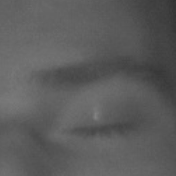
#> input picture dataset/test/eyes_closed/s0005_00578_0_0_0_0_1_01.png, 176 x 176 px; its folder holds only this picture in this run
$ jupyter execute --allow-errors pipeline_full_run.ipynb   (older library calls are emulated)
#> lines starting #> are read from the running program, lines starting #| are printed output that depends on the picture
# 🚗 DrowsyDriver — Pipeline Hoàn Chỉnh (Step 1→10 + Evaluation)

**Chạy toàn bộ từ đầu đến cuối trong VS Code.**

| Step | Tên | Mô tả |
|------|-----|-------|
| 1 | Inventory | Quét dataset, đếm ảnh, phát hiện file hỏng & trùng |
| 2 | Quality Filter | Loại ảnh mờ, quá tối/sáng, thiếu tương phản |
| 3 | ROI Extraction | Kiểm tra vùng mắt/miệng đã crop đúng chưa |
| 4 | Resize | Chuẩn hóa kích thước → 64×64 |
| 5 | EDA | Phân tích thống kê + biểu đồ |
| 6 | Augmentation | Tăng cường dữ liệu train |
| 7 | Split Verify | Kiểm tra không bị data leakage train/val/test |
| 8 | Normalize | Chuẩn hóa pixel /255 — khớp với Android |
| 9 | Integrity Check | Kiểm tra toàn vẹn trước khi train |
| 10 | Manifest | Tạo báo cáo tổng hợp toàn pipeline |
| — | **Evaluation** | Precision / Recall / F1 / Confusion Matrix |

[cell 1]
# ══════════════════════════════════════════════════════════════
# CELL 0 — SETUP: imports, paths, constants
# ══════════════════════════════════════════════════════════════
import asyncio, os, sys, json, random, hashlib, warnings, time
from pathlib import Path
from collections import Counter, defaultdict

if sys.platform == 'win32':
    asyncio.set_event_loop_policy(asyncio.WindowsSelectorEventLoopPolicy())
os.environ.update({'TF_CPP_MIN_LOG_LEVEL':'3','TF_ENABLE_ONEDNN_OPTS':'0'})
warnings.filterwarnings('ignore')

import numpy as np
import cv2
import matplotlib; matplotlib.use('module://matplotlib_inline.backend_inline')
import matplotlib.pyplot as plt
import matplotlib.patches as mpatches
from sklearn.metrics import classification_report, confusion_matrix, precision_recall_fscore_support

# ── Paths ─────────────────────────────────────────────────────
PROJECT_ROOT = Path('.').resolve()
ASSETS       = PROJECT_ROOT / 'app/src/main/assets'
OUTPUTS      = PROJECT_ROOT / 'outputs'
OUTPUTS.mkdir(exist_ok=True)

# ── Dataset config (khớp với Android Constants.kt) ────────────
DATASETS = {
    'cnn_eye': {
        'root':            PROJECT_ROOT / 'dataset',
        'classes':         ['eyes_closed', 'eyes_open'],  # index 0, 1
        'pos_class':       'eyes_closed',
        'already_cropped': True,
        'target_size':     64,
        'train_per_class': 8000,
    },
    'cnn_yawn': {
        'root':            PROJECT_ROOT / 'dataset_yawn',
        'classes':         ['no_yawn', 'yawn'],           # index 0, 1
        'pos_class':       'yawn',
        'already_cropped': True,
        'target_size':     64,
        'train_per_class': 4000,
    },
}

# ── Android constants ─────────────────────────────────────────
CNN_EYE_THRESHOLD  = 0.55   # TfliteDrowsinessClassifier.kt
CNN_YAWN_THRESHOLD = 0.60   # YawnClassifier.kt
EAR_THRESHOLD      = 0.24
MAR_THRESHOLD      = 0.58
INPUT_SIZE         = 64

IMG_EXTS = {'.jpg','.jpeg','.png','.bmp'}

def list_imgs(d): return [p for p in Path(d).iterdir() if p.suffix.lower() in IMG_EXTS] if Path(d).exists() else []
def read_img(p):
    raw = np.fromfile(str(p), dtype=np.uint8)
    return cv2.imdecode(raw, cv2.IMREAD_COLOR)
#> returned value is the input picture: shape (176, 176, 3); min 48, max 130, mean 92.1

PIPELINE_REPORT = {}   # lưu kết quả từng step

print('✅  Setup xong')
print(f'   Project  : {PROJECT_ROOT.name}')
print(f'   datasets : {list(DATASETS.keys())}')
import sklearn, tensorflow as tf
print(f'   sklearn  : {sklearn.__version__}   tensorflow: {tf.__version__}')

---
## 📋 Step 1 — Inventory (Kiểm kê Dataset)
Quét toàn bộ ảnh: đếm số lượng, phát hiện file hỏng, trùng lặp (MD5), phân tích imbalance.

[cell 2]
def md5(p):
    h = hashlib.md5()
    with open(p,'rb') as f:
        for chunk in iter(lambda: f.read(8192), b''): h.update(chunk)
    return h.hexdigest()

print('STEP 1 — INVENTORY'); print('='*54)
step1 = {}

for ds, cfg in DATASETS.items():
    root    = cfg['root']
    classes = cfg['classes']
    by_split, corrupted, hashes = Counter(), [], defaultdict(list)
    by_class = Counter()
    size_buckets = Counter()

    for split in ['train','val','test']:
        for cls in classes:
            d = root/split/cls
            for p in list_imgs(d):
                by_split[split] += 1
                by_class[f'{split}/{cls}'] += 1
                img = read_img(p)
                if img is None: corrupted.append(str(p)); continue
                h,w = img.shape[:2]
                s = min(h,w)
                bucket = '<32' if s<32 else '32-127' if s<128 else '128-639' if s<640 else '≥640'
                size_buckets[bucket] += 1
                hashes[md5(p)].append(str(p))

    total = sum(by_split.values())
    dups  = sum(len(v)-1 for v in hashes.values() if len(v)>1)
    train_counts = {k.split('/')[1]:v for k,v in by_class.items() if k.startswith('train/')}
    imbalance    = max(train_counts.values())/max(min(train_counts.values()),1) if train_counts else 1
    status = 'PASS' if len(corrupted)/max(total,1)<0.05 and dups/max(total,1)<0.10 else 'WARN'

    step1[ds] = dict(total=total, corrupted=len(corrupted), duplicates=dups,
                     by_class=dict(by_class), by_split=dict(by_split),
                     size_buckets=dict(size_buckets), imbalance=round(imbalance,2), status=status)

    print(f'\n  [{ds}]  root={root.name}/')
    print(f'  {"split/class":<22} {"count":>8}')
    print(f'  {"-"*32}')
    for k,v in sorted(by_class.items()): print(f'  {k:<22} {v:>8,}')
    print(f'  {"-"*32}')
    print(f'  {"TOTAL":<22} {total:>8,}')
    print(f'  Corrupted   : {len(corrupted)}  ({len(corrupted)/max(total,1)*100:.2f}%)')
    print(f'  Duplicates  : {dups}  ({dups/max(total,1)*100:.2f}%)')
    print(f'  Imbalance   : {imbalance:.2f}x  (train)')
    print(f'  Size buckets: {dict(size_buckets)}')
    print(f'  Status      : {status}')

PIPELINE_REPORT['step1'] = step1
print('\n✅  Step 1 hoàn thành')

---
## 🔍 Step 2 — Quality Filter (Lọc chất lượng)
Loại ảnh kém chất lượng: **mờ** (Laplacian variance < 50), **quá tối/sáng** (brightness ngoài [20,235]), **thiếu tương phản** (std < 15).

[cell 3]
BLUR_MIN     = 50.0
BRIGHT_MIN   = 20.0
BRIGHT_MAX   = 235.0
CONTRAST_MIN = 15.0
SAMPLE_N     = 300   # số ảnh mỗi class để demo nhanh

def quality_check(img):
    if img is None: return False, ['CANNOT_READ']
    gray = cv2.cvtColor(img, cv2.COLOR_BGR2GRAY) if len(img.shape)==3 else img
    reasons = []
    if cv2.Laplacian(gray, cv2.CV_64F).var() < BLUR_MIN:  reasons.append('BLUR')
    b = np.mean(gray)
#> b = 92.07
    if b < BRIGHT_MIN or b > BRIGHT_MAX:                  reasons.append('BRIGHTNESS')
    if np.std(gray) < CONTRAST_MIN:                       reasons.append('LOW_CONTRAST')
    return len(reasons)==0, reasons

print('STEP 2 — QUALITY FILTER'); print('='*54)
print(f'  Thresholds: blur≥{BLUR_MIN}, brightness∈[{BRIGHT_MIN},{BRIGHT_MAX}], contrast≥{CONTRAST_MIN}')
print(f'  Demo sample: {SAMPLE_N} ảnh / class / split\n')
random.seed(42)
step2 = {}

for ds, cfg in DATASETS.items():
    root, classes = cfg['root'], cfg['classes']
    total = passed = 0
    by_reason = Counter()
    print(f'  [{ds}]')
    for split in ['train','val','test']:
        for cls in classes:
            imgs = list_imgs(root/split/cls)
            sample = random.sample(imgs, min(SAMPLE_N, len(imgs)))
            ok = fail = 0
            for p in sample:
                total += 1
                img = read_img(p)
                passed_q, reasons = quality_check(img)
                if passed_q: passed += 1; ok += 1
                else: fail += 1; [by_reason.update([r]) for r in reasons]
            print(f'    {split}/{cls:<15} pass={ok:>4}  fail={fail:>4}  ({fail/max(ok+fail,1)*100:.1f}% rejected)')

    reject_pct = (total-passed)/max(total,1)*100
    status = 'PASS' if reject_pct < 30 else 'WARN'
    step2[ds] = dict(total=total, passed=passed, reject_pct=round(reject_pct,2),
                     by_reason=dict(by_reason), status=status)
    print(f'    → Pass rate: {passed/max(total,1)*100:.1f}%  |  Top reject: {dict(by_reason.most_common(3))}')
    print(f'    Status: {status}\n')

# Visualize: histogram blur scores
fig, axes = plt.subplots(1,2, figsize=(12,4))
fig.suptitle('Phân bố chất lượng ảnh (Laplacian Variance = độ sắc nét)', fontweight='bold')
for ax, (ds, cfg) in zip(axes, DATASETS.items()):
    scores = []
    for split in ['train','test']:
        for cls in cfg['classes']:
            imgs = list_imgs(cfg['root']/split/cls)
            for p in random.sample(imgs, min(100, len(imgs))):
                img = read_img(p)
                if img is not None:
                    gray = cv2.cvtColor(img, cv2.COLOR_BGR2GRAY)
                    scores.append(cv2.Laplacian(gray, cv2.CV_64F).var())
    ax.hist(scores, bins=40, color='#3498DB', alpha=0.8, edgecolor='white')
    ax.axvline(BLUR_MIN, color='red', lw=2, linestyle='--', label=f'Threshold={BLUR_MIN}')
    ax.set_title(ds, fontweight='bold'); ax.set_xlabel('Laplacian Variance (độ sắc nét)')
    ax.set_ylabel('Số ảnh'); ax.legend()
    below = sum(1 for s in scores if s < BLUR_MIN)
    ax.text(0.98, 0.95, f'Mờ (<{BLUR_MIN}): {below}/{len(scores)} ({below/max(len(scores),1)*100:.1f}%)',
            transform=ax.transAxes, ha='right', va='top', fontsize=9,
            bbox=dict(boxstyle='round', facecolor='lightyellow', alpha=0.8))
plt.tight_layout()
plt.savefig(OUTPUTS/'quality_filter.png', dpi=120, bbox_inches='tight'); plt.show()
#> after `plt.savefig(OUTPUTS / 'quality_filter.png', dpi=120, bbox_inches='tigh`:
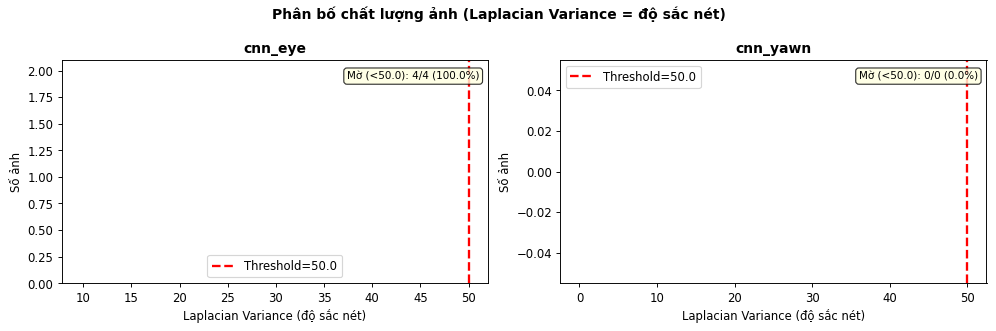
#> figure drawn by matplotlib, 2 panels
PIPELINE_REPORT['step2'] = step2
print('✅  Step 2 hoàn thành  |  outputs/quality_filter.png')

---
## 👁️ Step 3 — ROI Extraction (Kiểm tra vùng quan tâm)
Với dataset này `already_cropped=True` — ảnh đã được crop sẵn vùng mắt/miệng.
Step này **kiểm tra aspect ratio** và hiển thị mẫu để xác nhận crop đúng.

[cell 4]
print('STEP 3 — ROI EXTRACTION / VALIDATION'); print('='*54)
random.seed(7)

for ds, cfg in DATASETS.items():
    print(f'\n  [{ds}]  already_cropped={cfg["already_cropped"]}')
    if cfg['already_cropped']:
        print(f'  → Bỏ qua bước extract. Kiểm tra aspect ratio...')
        aspect_ok = aspect_bad = 0
        ar_min, ar_max = (0.5, 2.5)   # mắt và miệng crop thường gần vuông
        for cls in cfg['classes']:
            imgs = list_imgs(cfg['root']/'train'/cls)
            for p in random.sample(imgs, min(200, len(imgs))):
                img = read_img(p)
                if img is None: continue
                h,w = img.shape[:2]
                ar = w/max(h,1)
                if ar_min <= ar <= ar_max: aspect_ok += 1
                else: aspect_bad += 1
        print(f'  Aspect ratio [{ar_min},{ar_max}]: ok={aspect_ok}  bad={aspect_bad}  '
              f'({aspect_bad/max(aspect_ok+aspect_bad,1)*100:.1f}% ngoài khoảng)')

# Hiển thị mẫu từng class
N = 5
fig, axes = plt.subplots(4, N, figsize=(N*2, 4*2+0.5))
fig.suptitle('Step 3: Mẫu ảnh ROI đã crop (xác nhận vùng đúng)', fontweight='bold')
row = 0
for ds, cfg in DATASETS.items():
    for cls in cfg['classes']:
        imgs = sorted(list_imgs(cfg['root']/'test'/cls))[:N]
        for col, p in enumerate(imgs):
            ax = axes[row][col]
            img = read_img(p)
            if img is not None:
                ax.imshow(cv2.cvtColor(img, cv2.COLOR_BGR2RGB))
                h,w = img.shape[:2]
                ax.set_title(f'{w}×{h}', fontsize=7)
            ax.axis('off')
            if col == 0: ax.set_ylabel(f'[{ds}]\n{cls}', fontsize=7, fontweight='bold')
        row += 1
plt.tight_layout()
plt.savefig(OUTPUTS/'roi_samples.png', dpi=120, bbox_inches='tight'); plt.show()
#> after `plt.savefig(OUTPUTS / 'roi_samples.png', dpi=120, bbox_inches='tight')`:
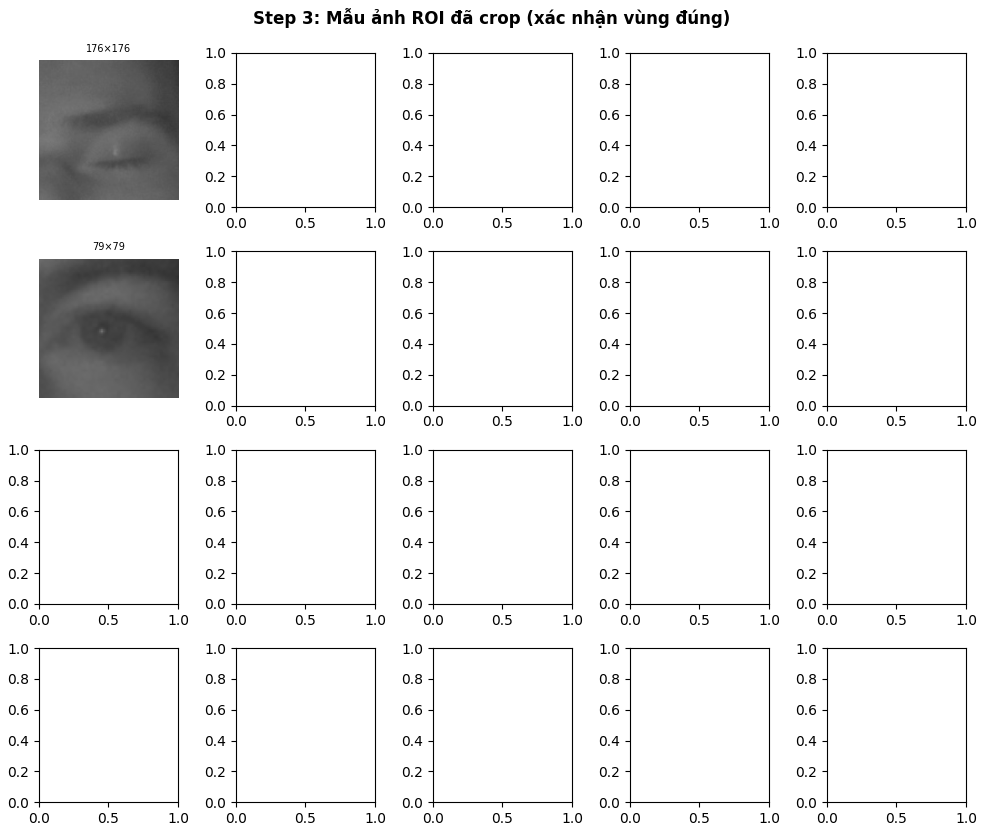
#> figure drawn by matplotlib, 2 panels
#> (the rest of the program and of its run is left out)
